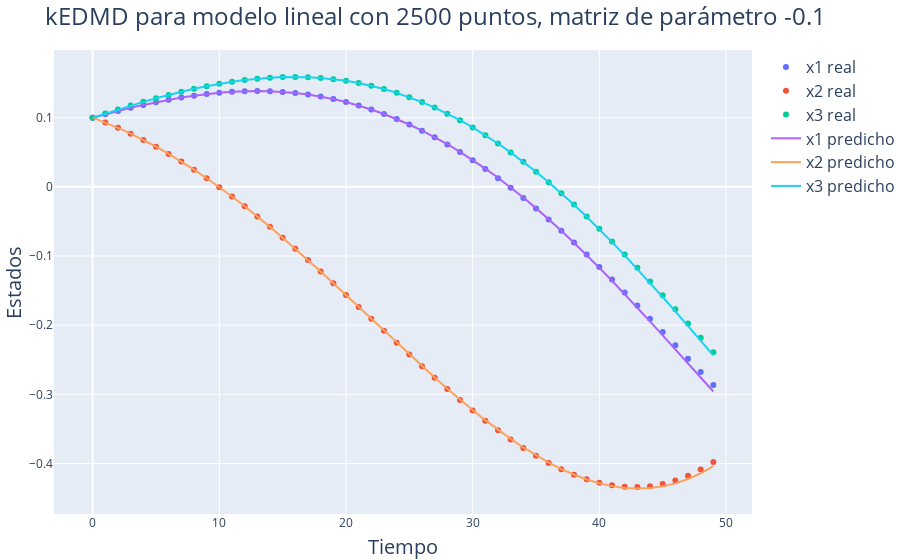

The notebook cell saved with this chart:
### Code cell
# Alpha
alpha = -0.1

# Predicción
x, x_koop, A, U = compute_linear_kedmd(alpha, N)

# Gráfico
fig = go.Figure()

fig.add_trace(go.Scatter(x=t, y=x[:,0], name='x1 real', mode='markers'))
fig.add_trace(go.Scatter(x=t, y=x[:,1], name='x2 real', mode='markers'))
fig.add_trace(go.Scatter(x=t, y=x[:,2], name='x3 real', mode='markers'))

fig.add_trace(go.Scatter(x=t, y=x_koop[:,0], name='x1 predicho'))
fig.add_trace(go.Scatter(x=t, y=x_koop[:,1], name='x2 predicho'))
fig.add_trace(go.Scatter(x=t, y=x_koop[:,2], name='x3 predicho'))

# Colocar titulo
fig.update_layout(
    title=f"kEDMD para modelo lineal con {N} puntos, matriz de parámetro {alpha}",
    xaxis_title="Tiempo",
    yaxis_title="Estados",
    margin=dict(l=0, r=0, t=50, b=0)
    )

fig.write_image(img_path+"Linear2.pdf")
fig.show()
